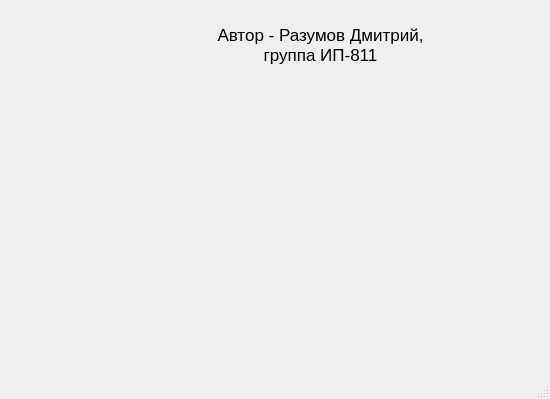
<?xml version="1.0" encoding="UTF-8"?>
<ui version="4.0">
 <class>auth</class>
 <widget class="QMainWindow" name="auth">
  <property name="geometry">
   <rect>
    <x>0</x>
    <y>0</y>
    <width>550</width>
    <height>399</height>
   </rect>
  </property>
  <property name="windowTitle">
   <string>Об авторе</string>
  </property>
  <widget class="QWidget" name="centralwidget">
   <widget class="QLabel" name="label">
    <property name="geometry">
     <rect>
      <x>0</x>
      <y>0</y>
      <width>551</width>
      <height>351</height>
     </rect>
    </property>
    <property name="text">
     <string/>
    </property>
    <property name="pixmap">
     <pixmap resource="imgcat2.qrc">:/imgcat2/5b8lPMWCKgo.jpg</pixmap>
    </property>
   </widget>
   <widget class="QLabel" name="label_2">
    <property name="geometry">
     <rect>
      <x>200</x>
      <y>20</y>
      <width>241</width>
      <height>51</height>
     </rect>
    </property>
    <property name="font">
     <font>
      <pointsize>13</pointsize>
     </font>
    </property>
    <property name="focusPolicy">
     <enum>Qt::TabFocus</enum>
    </property>
    <property name="autoFillBackground">
     <bool>true</bool>
    </property>
    <property name="text">
     <string>&lt;html&gt;&lt;head/&gt;&lt;body&gt;&lt;p align=&quot;center&quot;&gt;Автор - Разумов Дмитрий, &lt;br/&gt;группа ИП-811&lt;/p&gt;&lt;/body&gt;&lt;/html&gt;</string>
    </property>
   </widget>
  </widget>
  <widget class="QMenuBar" name="menubar">
   <property name="geometry">
    <rect>
     <x>0</x>
     <y>0</y>
     <width>550</width>
     <height>22</height>
    </rect>
   </property>
  </widget>
  <widget class="QStatusBar" name="statusbar"/>
 </widget>
 <resources>
  <include location="imgcat2.qrc"/>
 </resources>
 <connections/>
</ui>
